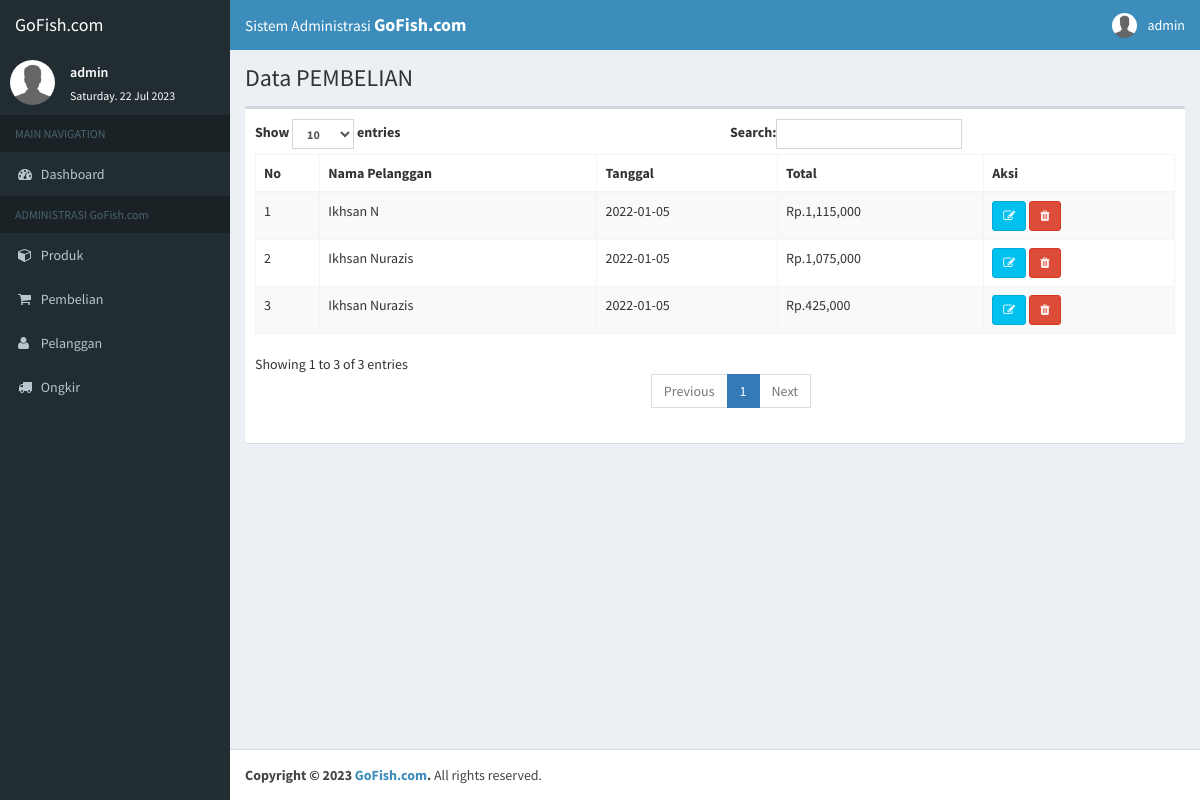
The page /admin/index.php?module=pembelian/pembelian-list (signed in) on the database its author committed.
### tables this page shows
CREATE TABLE `pembelian` (
  `id_pembelian` int(11) NOT NULL,
  `id_pelanggan` int(11) NOT NULL,
  `id_ongkir` int(11) NOT NULL,
  `tanggal_pembelian` date NOT NULL,
  `total_pembelian` int(11) NOT NULL,
  `nama_kota` varchar(100) NOT NULL,
  `tarif` int(11) NOT NULL,
  `alamat_pengiriman` text NOT NULL
);

CREATE TABLE `pelanggan` (
  `id_pelanggan` int(12) NOT NULL,
  `email_pelanggan` varchar(255) NOT NULL,
  `password_pelanggan` varchar(25) NOT NULL,
  `nama_pelanggan` varchar(50) NOT NULL,
  `notlp_pelanggan` varchar(50) NOT NULL,
  `alamat_pelanggan` text NOT NULL
);

### admin/module/pembelian/pembelian-list.php (the view)
<?php
$koneksi = new mysqli("localhost","root","","db_artshop");
?>
<section class="content-header">
	<h1>Data PEMBELIAN</h1>
</section>
<section class="content">
	<div class="box">
		<div class="box-body">
			<table class="table table-bordered table-striped" id="table1">
				<thead class="thead-dark">
					<tr>
						<th>No</th>
						<th>Nama Pelanggan</th>
						<th>Tanggal</th>
						<th>Total</th>
						<th>Aksi</th>
					</tr>
				</thead>
				<tbody>
					<?php $nomor=1; ?>
					<?php $ambil=$koneksi->query("SELECT * FROM pembelian JOIN pelanggan ON pembelian.id_pelanggan=pelanggan.id_pelanggan"); ?>
					<?php while($data = $ambil->fetch_assoc()){?>
					<tr>
						<td><?php echo $nomor?></td>
						<td><?php echo $data['nama_pelanggan']; ?></td>
						<td><?php echo $data['tanggal_pembelian']; ?></td>
						<td>
							Rp.<?php echo number_format ($data['total_pembelian']); ?>
						</td>
						<td>
							<a href="index.php?module=pembelian/details&id=<?php echo $data['id_pembelian']; ?>"class="btn btn-info btn-sm rounded-0" type="button" data-toggle="tooltip" data-placement="top" title="Details"><i class="fa fa-edit"></i></a>
							<a href="index.php?module=pembelian/pembelian-delete&id=<?php echo $data['id_pembelian']; ?>"class="btn btn-danger btn-sm rounded-0" type="button" data-toggle="tooltip" data-placement="top" title="Delete"><i class="fa fa-trash"></i></a>
						</td>
					</tr>
					<?php $nomor++; ?>
					<?php } ?>
				</tbody>
			</table>
		</div>
	</div>
</section>

### rows shown on the page
pembelian: id_pelanggan.nama_pelanggan "Ikhsan N", tanggal_pembelian "2022-01-05", total_pembelian "1,115,000"
pembelian: id_pelanggan.nama_pelanggan "Ikhsan Nurazis", tanggal_pembelian "2022-01-05", total_pembelian "1,075,000"
pembelian: id_pelanggan.nama_pelanggan "Ikhsan Nurazis", tanggal_pembelian "2022-01-05", total_pembelian "425,000"

### other values the page prints
$_SESSION["admin"]['nama_admin'] "admin"
